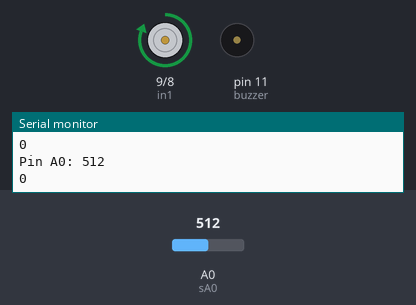
Bench run of a sketch on a simulated Arduino Uno, built with avr-gcc and run on an emulated ATmega328P. On the bench: motor-driver pin pairs drawn as motors (green arrow = first pin HIGH = forward, orange = second pin HIGH = backward, longer = more drive, scaled by the enable pin), buzzer (waves = sounding), the last lines printed to the serial monitor. The test bench sets the inputs (shaded band); at power-on: A0 (sA0) = 512.

Above: at 0.9 s.
1.5 s: A0 (sA0) set to 209
4.7 s: A0 (sA0) set to 183
At 4.8 s:
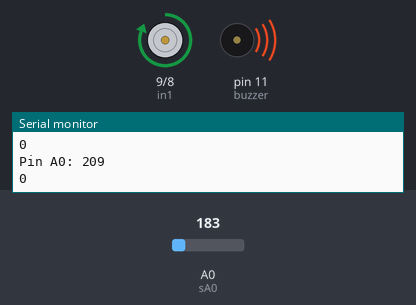
At 5.8 s:
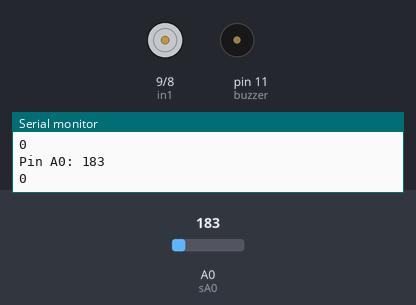
Timing chart, 0 to 7.7 s (numbered marks = the images above; inputs shaded):
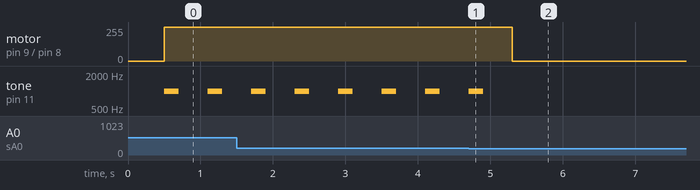

Measured:
- the behaviour switches between 200 and 199 on A0 (sA0) (found by bisection; images 0 and 1)
- after the input at 4.7 s, motor on pin 9 (in1) / pin 8 (in2): forward 255/255 → stopped after 0.61 s; tone on pin 11 (buzzer): goes on until 4.9 s, then stays silent
- by itself, tone on pin 11 (buzzer): alternates 1000 Hz for 0.20 s and silent for 0.40 s

The sketch:

Controlmotorwithsensor.ino
```cpp
int buzzer = 11;
int sA0 = A0;
int enA = 10;
int in1 = 9;
int in2 = 8;
const int numReadings = 10;
int readings[numReadings];      // the readings from the analog input
int readIndex = 0;              // the index of the current reading
int total = 0;                  // the running total
int average = 0;                // the average
void setup() {
  pinMode(buzzer, OUTPUT);
  pinMode(sA0, INPUT);
  Serial.begin(9600);
  pinMode(enA, OUTPUT);
  pinMode(in1, OUTPUT);
  pinMode(in2, OUTPUT);
  for (int thisReading = 0; thisReading < numReadings; thisReading++) {
    readings[thisReading] = 0;
  }
}
void loop() {
    // subtract the last reading:
    total = total - readings[readIndex];
    // read from the sensor:
    int analogSensor = analogRead(sA0);
    // add the reading to the total:
    total = total + readings[readIndex];
    // advance to the next position in the array:
    readIndex = readIndex + 1;
    // if we're at the end of the array...
    if (readIndex >= numReadings) {
      // ...wrap around to the beginning:
      readIndex = 0;
    }
    // calculate the average:
    average = total / numReadings;
    // send it to the computer as ASCII digits
    Serial.print("Pin A0: ");
    Serial.println(analogSensor);

    Serial.println(average);
    delay(500);        // delay in between reads for stability

    // Checks if it has reached the value
    if (analogSensor >= 200) {
      tone(buzzer, 1000, 200);
      // turn on motor A
      digitalWrite(in1, HIGH);
      digitalWrite(in2, LOW);
      // set speed to 200 out of possible range 0~255
      analogWrite(enA, map(average, 200, 900, 50, 255));
    }
    else {
      noTone(buzzer);
      digitalWrite(in1, LOW);
      digitalWrite(in2, LOW);
      // set speed to 200 out of possible range 0~255
      analogWrite(enA, 0);
    }
    delay(100);
  }
```
